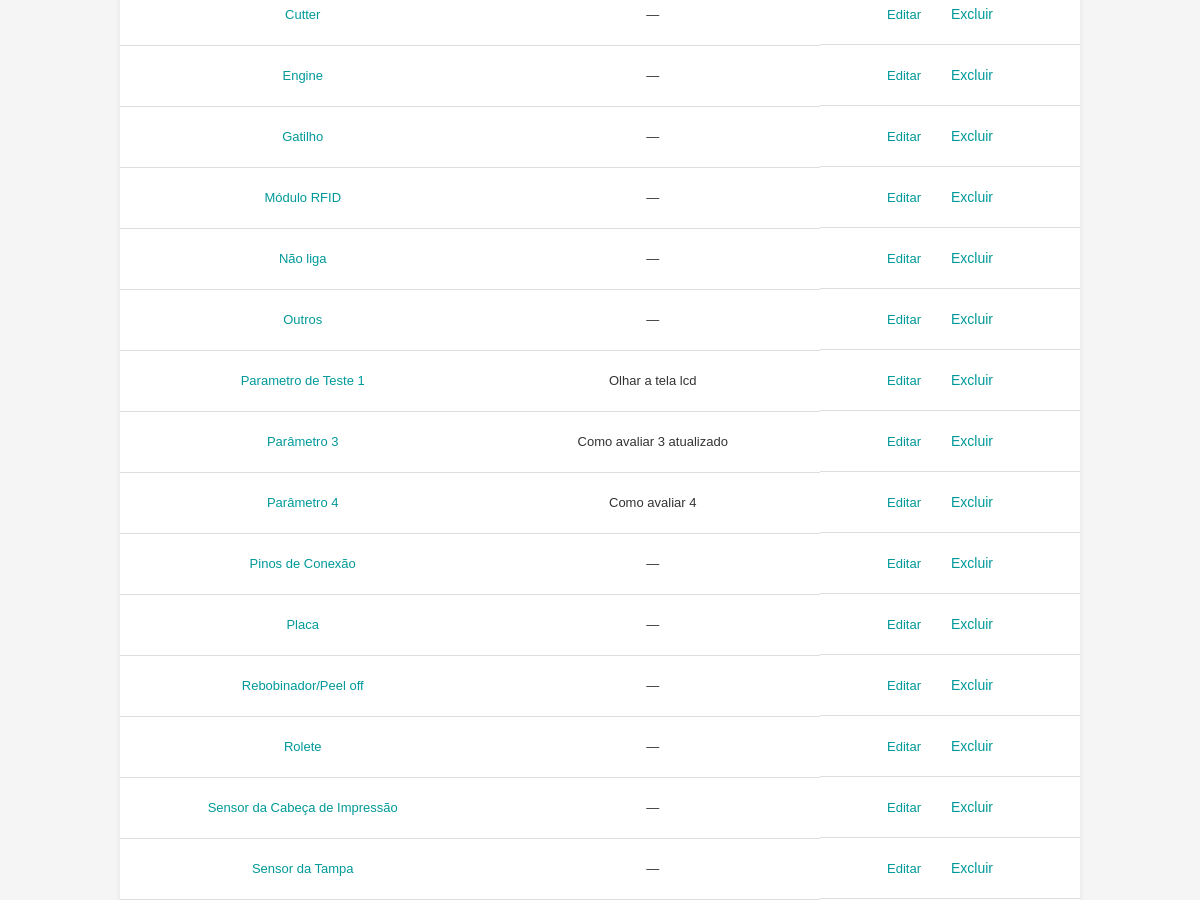
Before: /equipamentos/parametros/ (middle part) with the older database file.
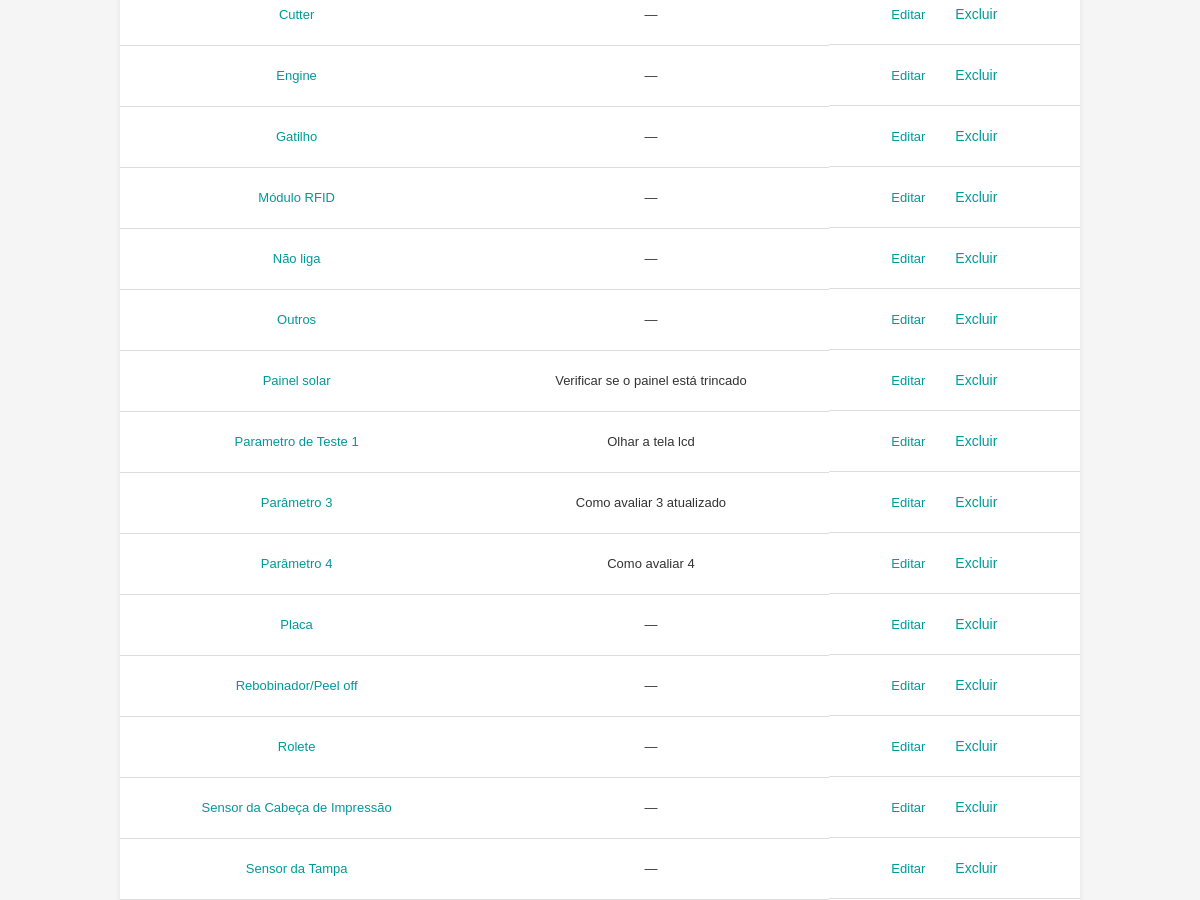
After: the same page with the newer database file.
### equipamentos/models.py (models this page shows, shortened)
class ParametroEquipamento(models.Model):
    nome = models.CharField(max_length=100, unique=True)
    avaliacao_ajuda = models.CharField(
        max_length=300,
        blank=True,
        verbose_name="Como avaliar o parâmetro",
    )

### equipamentos/views.py (the view)
# urls.py: path('parametros/', views.listar_parametros, name='listar_parametros'),
def listar_parametros(request):
    termo_busca = request.GET.get('q', '')
    if termo_busca:
        parametros = ParametroEquipamento.objects.filter(nome__icontains=termo_busca).order_by('nome')
    else:
        parametros = ParametroEquipamento.objects.all().order_by('nome')
    return render(request, 'parametros/listar_parametros.html', {
        'parametros': parametros,
        'termo_busca': termo_busca
    })

### equipamentos/templates/parametros/listar_parametros.html (shortened to what this page needs)
{% extends 'base.html' %}
{% block content %}
<br>
<div class="table-wrapper">
    <table>
        <tbody>
            {% for parametro in parametros %}
            <tr>
                <td>
                    <a href="{% url 'equipamentos:detalhes_parametro' parametro.id %}">
                        {{ parametro.nome }}
                    </a>
                </td>
                <td>{{ parametro.avaliacao_ajuda|default:"—" }}</td>
                <td class="table-actions">
                    <a href="{% url 'equipamentos:editar_parametro' parametro.id %}">Editar</a>
                    <form method="POST" action="{% url 'equipamentos:excluir_parametro' parametro.id %}" onsubmit="return confirm('Tem certeza que deseja excluir este parâmetro?');">
                        <button type="submit">Excluir</button>
                    </form>
                </td>
            </tr>
            {% empty %}
            <tr>
                <td colspan="3">Nenhum parâmetro encontrado.</td>
            </tr>
            {% endfor %}
        </tbody>
    </table>
</div>
{% endblock %}

Changed rows visible on the page:
removed ParametroEquipamento: nome "Pinos de Conexão", avaliacao_ajuda "—"
added ParametroEquipamento: nome "Painel solar", avaliacao_ajuda "Verificar se o painel está trincado"
